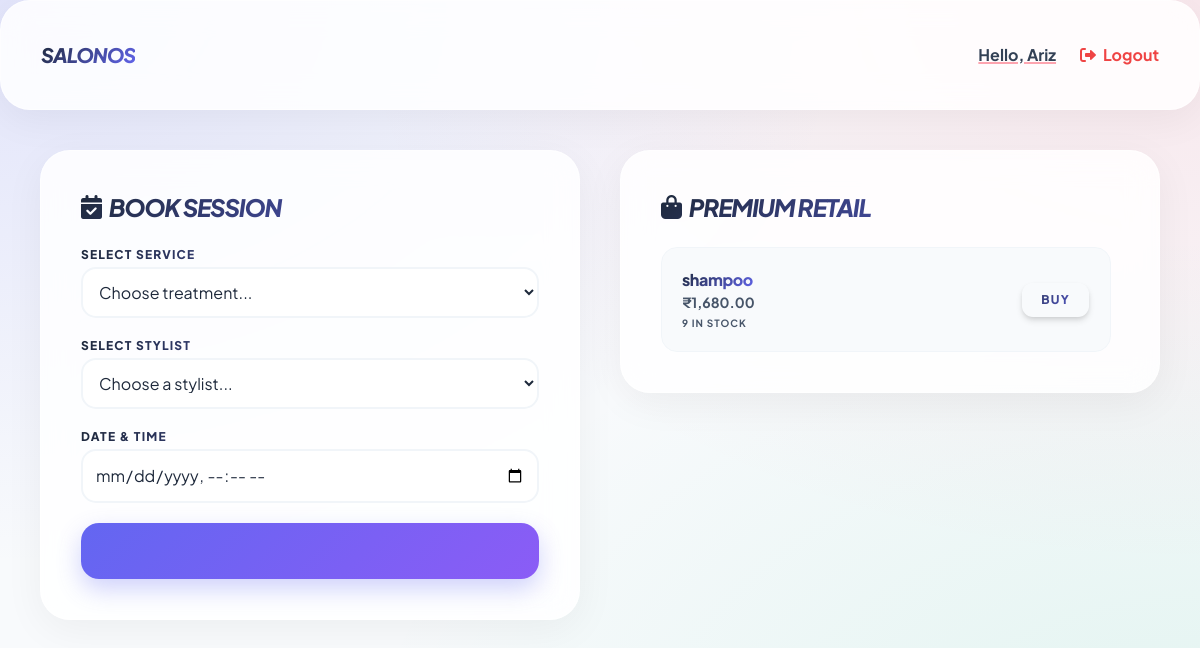
The page /customer_dashboard.php (signed in) on the database its author committed.
### tables this page shows
CREATE TABLE `inventory` (
  `id` int(11) NOT NULL,
  `item_name` varchar(100) DEFAULT NULL,
  `stock_level` int(11) DEFAULT NULL,
  `min_threshold` int(11) DEFAULT NULL,
  `unit_cost` decimal(10,2) DEFAULT NULL,
  `is_backbar` tinyint(1) DEFAULT 0
);

### customer_dashboard.php (the view, shortened to what this page needs)
<?php
include 'db_config.php';
$products = $pdo->query("SELECT * FROM inventory WHERE is_backbar = 0 AND stock_level > 0")->fetchAll();
?>
<!DOCTYPE html>
<html lang="en">
<head><link rel="stylesheet" href="style.css">
    <script src="https://cdn.tailwindcss.com"></script>
    <link href="https://cdnjs.cloudflare.com/ajax/libs/font-awesome/6.0.0/css/all.min.css" rel="stylesheet">
</head>
<body class="bg-slate-50 font-sans">
    <nav class="bg-white border-b-4 border-rose-500 p-4 flex justify-between items-center px-10 shadow-sm">
        <h1 class="text-xl font-black text-rose-600 tracking-tighter uppercase italic">SalonOS</h1>
        <div class="flex items-center gap-6">
            <span class="font-bold text-slate-700 underline decoration-rose-300 decoration-2">Hello, <?php echo htmlspecialchars($_SESSION['customer_name']); ?></span>
            <a href="logout.php" class="text-red-500 font-bold hover:text-red-700 transition"><i class="fa fa-sign-out-alt mr-1"></i> Logout</a>
        </div>
    </nav>
    <main class="max-w-7xl mx-auto p-10 grid lg:grid-cols-2 gap-10">
        <section class="bg-white p-8 rounded-3xl shadow-xl border border-rose-100 h-fit">
            <h3 class="text-2xl font-black mb-6 text-rose-600 uppercase tracking-tighter italic flex items-center gap-2">
                <i class="fa fa-calendar-check"></i> Book Session
            </h3>
            <form method="POST" class="space-y-5">
                <div>
                    <label class="block text-xs font-black text-slate-400 uppercase mb-1 tracking-widest">Select Service</label>
                    <select name="service_id" class="w-full p-4 bg-slate-50 border-none rounded-xl outline-none focus:ring-2 focus:ring-rose-400 transition" required>
                        <option value="">Choose treatment...</option>
                    </select>
                </div>
                <div>
                    <label class="block text-xs font-black text-slate-400 uppercase mb-1 tracking-widest">Select Stylist</label>
                    <select name="stylist_id" class="w-full p-4 bg-slate-50 border-none rounded-xl outline-none focus:ring-2 focus:ring-rose-400 transition" required>
                        <option value="">Choose a stylist...</option>
                    </select>
                </div>
                <div>
                    <label class="block text-xs font-black text-slate-400 uppercase mb-1 tracking-widest">Date & Time</label>
                    <input type="datetime-local" name="appointment_date" class="w-full p-4 bg-slate-50 border-none rounded-xl outline-none focus:ring-2 focus:ring-rose-400 transition" required>
                </div>
                <button type="submit" name="book_now" class="w-full bg-rose-600 text-white font-black py-4 rounded-xl uppercase shadow-lg hover:bg-rose-700 transition transform active:scale-95">Confirm Booking</button>
            </form>
        </section>
        <section class="bg-white p-8 rounded-3xl shadow-xl border border-emerald-100 h-fit">
            <h3 class="text-2xl font-black mb-6 text-emerald-600 uppercase tracking-tighter italic flex items-center gap-2">
                <i class="fa fa-shopping-bag"></i> Premium Retail
            </h3>
            <div class="space-y-4 max-h-[420px] overflow-y-auto pr-2">
                <?php if(empty($products)): ?>
                    <p class="text-slate-400 text-center py-10 font-medium italic">No products currently in stock.</p>
                <?php else: ?>
                    <?php foreach($products as $p): ?>
                    <div class="flex justify-between items-center p-5 bg-slate-50 rounded-2xl border border-slate-100 hover:border-emerald-200 transition">
                        <div>
                            <p class="font-black text-slate-800 tracking-tight"><?php echo htmlspecialchars($p['item_name']); ?></p>
                            <p class="text-emerald-600 font-bold text-sm">₹<?php echo number_format($p['unit_cost'] * 1.4, 2); ?></p>
                            <p class="text-slate-400 text-[10px] uppercase font-bold tracking-widest mt-1"><?php echo $p['stock_level']; ?> in stock</p>
                        </div>
                        <a href="purchase.php?product_id=<?php echo $p['id']; ?>" class="bg-emerald-500 text-white px-5 py-2.5 rounded-xl font-black text-xs hover:bg-emerald-600 transition shadow-md uppercase tracking-widest">
                            Buy
                        </a>
                    </div>
                    <?php endforeach; ?>
                <?php endif; ?>
            </div>
        </section>
    </main>
</body>
</html>

### style.css (style rules this page uses)
:root { --accent: #6366f1; --glass: rgba(255, 255, 255, 0.85); --text-dark: #1e293b; --text-bright: #ffffff; }
body { font-family: 'Plus Jakarta Sans', sans-serif !important; margin: 0; min-height: 100vh; background: linear-gradient(135deg, #fdfcfb 0%, #e2d1c3 100%); background-image: radial-gradient(at 0% 0%, rgba(99, 102, 241, 0.15) 0px, transparent 50%), radial-gradient(at 100% 0%, rgba(244, 63, 94, 0.1) 0px, transparent 50%), radial-gradient(at 100% 100%, rgba(16, 185, 129, 0.1) 0px, transparent 50%); background-attachment: fixed; animation: meshMove 15s ease infinite alternate; }
.bg-white, main section, .grid > div, aside, .card { background: var(--glass) !important; backdrop-filter: blur(15px) saturate(150%) !important; -webkit-backdrop-filter: blur(15px) saturate(150%) !important; border: 1px solid rgba(255, 255, 255, 0.5) !important; border-radius: 30px !important; box-shadow: 0 10px 40px rgba(0, 0, 0, 0.05) !important; padding: 2.5rem !important; transition: all 0.4s cubic-bezier(0.175, 0.885, 0.32, 1.275); animation: fadeIn 0.8s ease-out; }
h1, h2, h3, .font-black { color: var(--text-dark) !important; background: linear-gradient(135deg, #1e293b 0%, #6366f1 100%); -webkit-background-clip: text; -webkit-text-fill-color: transparent; font-weight: 900 !important; }
p, label, .text-slate-600 { color: #475569 !important; font-weight: 600; }
button, .bg-indigo-600, .bg-rose-600 { background: linear-gradient(135deg, #6366f1, #8b5cf6) !important; color: white !important; border: none !important; padding: 1rem 2.5rem !important; border-radius: 18px !important; font-weight: 800 !important; text-transform: uppercase; letter-spacing: 1px; box-shadow: 0 10px 25px rgba(99, 102, 241, 0.3) !important; transition: 0.3s; }
input, select { background: white !important; border: 2px solid #f1f5f9 !important; border-radius: 15px !important; color: var(--text-dark) !important; padding: 12px !important; }

### customer_dashboard.php (style rules this page uses)
body { font-family: 'Inter', sans-serif; }

### rows shown on the page
inventory: item_name "shampoo", $p['unit_cost']*1.4 "1,680.00", stock_level "9"

### other values the page prints
$_SESSION['customer_name'] "Ariz"
